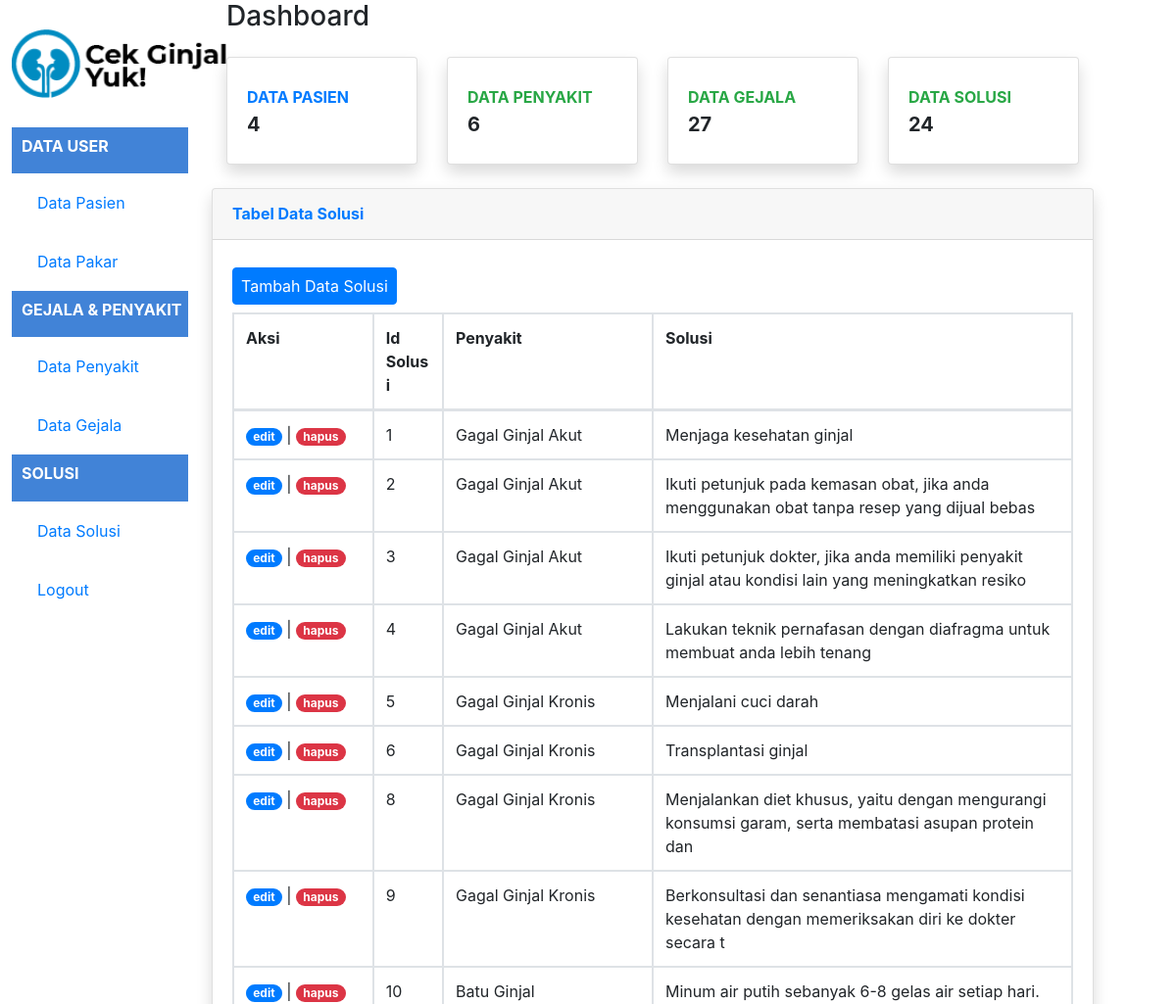
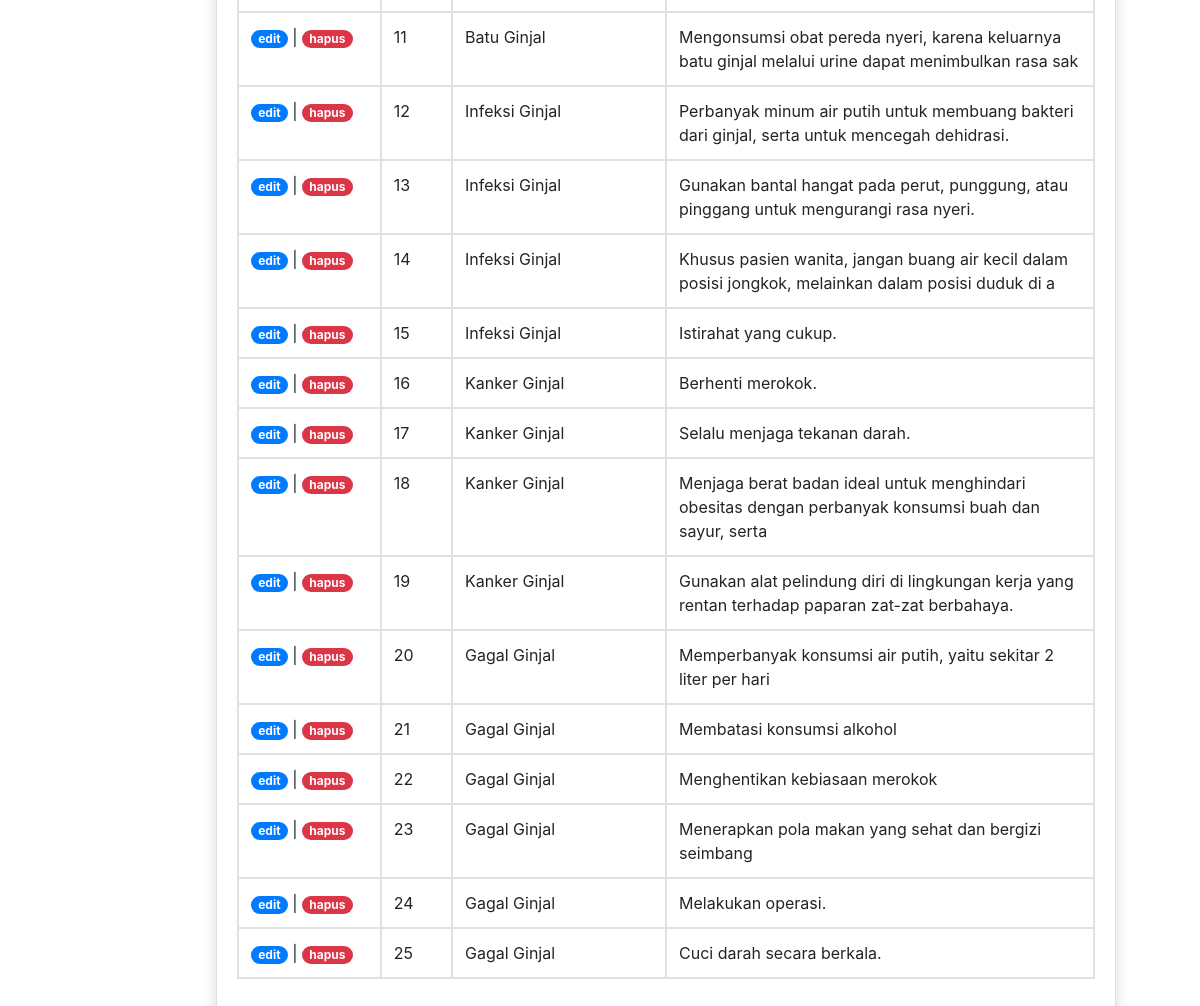
/indexSolusi.php (signed in), run on the app's committed database (2 pictures, top to bottom).
### tables this page shows
CREATE TABLE `solusi` (
  `id_solusi` int(11) NOT NULL,
  `id_penyakit` int(11) NOT NULL,
  `solusi` varchar(100) NOT NULL
);

CREATE TABLE `penyakit` (
  `id_penyakit` int(11) NOT NULL,
  `penyakit` varchar(100) NOT NULL
);

### indexSolusi.php (the view, shortened to what this page needs)
<?php
include "function.php";
$querySolusi = mysqli_query($koneksi, "SELECT id_solusi, penyakit, solusi FROM solusi INNER JOIN penyakit ON solusi.id_penyakit = penyakit.id_penyakit");
$jumlahPasien = mysqli_query($koneksi, "SELECT COUNT('id_user') as jml_pasien FROM user WHERE role='1'");
$pasien = mysqli_fetch_assoc($jumlahPasien);
$jumlahPenyakit = mysqli_query($koneksi, "SELECT COUNT('id_penyakit') as jml_penyakit FROM penyakit");
$penyakit = mysqli_fetch_assoc($jumlahPenyakit);
$jumlahGejala = mysqli_query($koneksi, "SELECT COUNT('id_gejala') as jml_gejala FROM gejala");
$gejala = mysqli_fetch_assoc($jumlahGejala);
$jumlahSolusi = mysqli_query($koneksi, "SELECT COUNT('solusi') as jml_solusi FROM solusi");
$solusi = mysqli_fetch_assoc($jumlahSolusi);
?>
<!DOCTYPE html>
<html lang="en">
<head>
    <link rel="stylesheet" href="styles.css">
    <link
        rel="stylesheet"
        href="https://stackpath.bootstrapcdn.com/bootstrap/4.4.1/css/bootstrap.min.css"
/>
</head>
<body >
    <div class="kiri">
        <section class="logo">
            <img src="gambar/logo.png" alt="logo" height="70px" />
        </section>
        <div class="sidebar-heading">
            <h5 class="font-weight-bold text-white text-uppercase teks">Data User</h5>
        </div>
        <section class="isi">
            <a class="nav-link" href="indexAdmin.php">
            <span>Data Pasien</span></a>
        </section>
        <section class="isi">
            <a class="nav-link" href="indexPakar.php">
            <span>Data Pakar</span></a>
        </section>
        <div class="sidebar-heading">
            <h5 class="font-weight-bold text-white text-uppercase teks">Gejala & Penyakit</h5>
        </div>
        <section class="isi">
            <a class="nav-link" href="indexPenyakit.php">
            <span>Data Penyakit</span>
            </a>
        </section>
        <section class="isi">
            <a class="nav-link" href="indexGejala.php">
            <span>Data Gejala</span>
            </a>
        </section>
        <div class="sidebar-heading">
            <h5 class="font-weight-bold text-white text-uppercase teks">Solusi</h5>
        </div>
        <section class="isi">
            <a class="nav-link" href="indexSolusi.php">
            <span>Data Solusi</span>
            </a>
        </section>
        <section class="isi">
            <a class="nav-link" href="logout.php">
            <span>Logout</span>
            </a>
        </section>
    </div>
    <div class="kanan">
    <div class="container-fluid">
        <div class="d-sm-flex align-items-center justify-content-between mb-4">
            <h1 class="h3 mb-0 text-gray-800">Dashboard</h1>
        </div>
    <div class="row">
    <div class="col-xl-3 col-md-6 mb-4">
        <div class="card border-left-primary shadow h-100 py-2">
            <div class="card-body">
                <div class="row no-gutters align-items-center">
                    <div class="col mr-2">
                        <div class="text-xs font-weight-bold text-primary text-uppercase mb-1">Data Pasien</div>
                        <div class="h5 mb-0 font-weight-bold text-gray-800"><?= $pasien['jml_pasien']; ?></div>
                    </div>
                </div>
            </div>
        </div>
    </div>
    <div class="col-xl-3 col-md-6 mb-4">
        <div class="card border-left-success shadow h-100 py-2">
            <div class="card-body">
                <div class="row no-gutters align-items-center">
                    <div class="col mr-2">
                        <div class="text-xs font-weight-bold text-success text-uppercase mb-1">Data Penyakit</div>
                        <div class="h5 mb-0 font-weight-bold text-gray-800"><?= $penyakit['jml_penyakit']; ?></div>
                    </div>
                </div>
            </div>
        </div>
    </div>
    <div class="col-xl-3 col-md-6 mb-4">
        <div class="card border-left-info shadow h-100 py-2">
            <div class="card-body">
                <div class="row no-gutters align-items-center">
                    <div class="col mr-2">
                        <div class="text-xs font-weight-bold text-success text-uppercase mb-1">Data Gejala</div>
                        <div class="h5 mb-0 font-weight-bold text-gray-800"><?= $gejala['jml_gejala']; ?></div>
                    </div>
                </div>
            </div>
        </div>
    </div>
    <div class="col-xl-3 col-md-6 mb-4">
        <div class="card border-left-warning shadow h-100 py-2">
            <div class="card-body">
                <div class="row no-gutters align-items-center">
                    <div class="col mr-2">
                        <div class="text-xs font-weight-bold text-success text-uppercase mb-1">Data Solusi</div>
                        <div class="h5 mb-0 font-weight-bold text-gray-800"><?= $solusi['jml_solusi']; ?></div>
                    </div>
                </div>
            </div>
        </div>
    </div>
    <div class="card shadow mb-12">
        <div class="card-header py-3">
            <h6 class="m-0 font-weight-bold text-primary">Tabel Data Solusi</h6>
        </div>
        <div class="card-body">
            <form method="post" encytpe="multipart/form-data">
                <table class="table table-bordered" id="dataTable" width="100%" cellspacing="0">
                    <thead>
                        <tr class="d-flex">
                            <th class="col-2">Aksi</th>
                            <th class="col-1">Id Solusi</th>
                            <th class="col-3">Penyakit</th>
                            <th class="col-6">Solusi</th>
                        </tr>
                    </thead>
                <tbody>
                    <?php while ($data = mysqli_fetch_assoc($querySolusi)) { ?>
                    <tr class="d-flex">
                        <td class="col-2">
                        <a class="badge badge-pill badge-primary" href="ubahSolusi.php?id_solusi=<?php echo $data["id_solusi"]; ?>">edit</a> |
                        <a href="function.php?act=hapusSolusi&id_solusi=<?= $data['id_solusi']; ?>" onclick="return confirm('Yakin ingin menghapus data?');" class="badge badge-pill badge-danger">hapus</a>
                        </td>
                        <td class="col-1"><?= $data['id_solusi']; ?></td>
                        <td class="col-3"><?= $data['penyakit']; ?></td>
                        <td class="col-6"><?= $data['solusi']; ?></td>
                    </tr>
                    <?php } ?>
                </tbody>
                <a href="tambahSolusi.php" class="btn btn-primary my-2 px-2">Tambah Data Solusi</a>
                </table>
            </form>
        </div>
    </div>
    </div>
</div>
</div>
</body>
</html>

### styles.css (style rules this page uses)
body { margin: 0; font-family: 'Franklin Gothic Medium'; }
.kiri { margin: 1%; margin-top: auto; width: 15%; height: auto; border-radius: 5px 5px 5px 5px; float: left; }
.kanan { margin: 1%; margin-top: auto; width: 75%; height: auto; float: left; }
.logo { display: flex; margin-top: 30px; margin-bottom: 30px; align-content: center; }
.teks { font-size: medium; }
.isi { text-align: center; padding: 10px; color: #4183D7; }
.sidebar-heading { color: #ffff; background-color: #4183D7; padding-left: 10px; padding-bottom: 10px; padding-top: 10px; }
.nav-link { text-align: left; }

### data on the page
solusi: id_solusi "1", id_penyakit.penyakit "Gagal Ginjal Akut", solusi "Menjaga kesehatan ginjal"
solusi: id_solusi "2", id_penyakit.penyakit "Gagal Ginjal Akut", solusi "Ikuti petunjuk pada kemasan obat, jika anda menggunakan obat tanpa resep yang dijual bebas"
solusi: id_solusi "3", id_penyakit.penyakit "Gagal Ginjal Akut", solusi "Ikuti petunjuk dokter, jika anda memiliki penyakit ginjal atau kondisi lain yang meningkatkan resiko"
solusi: id_solusi "4", id_penyakit.penyakit "Gagal Ginjal Akut", solusi "Lakukan teknik pernafasan dengan diafragma untuk membuat anda lebih tenang"
solusi: id_solusi "5", id_penyakit.penyakit "Gagal Ginjal Kronis", solusi "Menjalani cuci darah"
solusi: id_solusi "6", id_penyakit.penyakit "Gagal Ginjal Kronis", solusi "Transplantasi ginjal"
solusi: id_solusi "8", id_penyakit.penyakit "Gagal Ginjal Kronis", solusi "Menjalankan diet khusus, yaitu dengan mengurangi konsumsi garam, serta membatasi asupan protein dan"
solusi: id_solusi "9", id_penyakit.penyakit "Gagal Ginjal Kronis", solusi "Berkonsultasi dan senantiasa mengamati kondisi kesehatan dengan memeriksakan diri ke dokter secara t"
solusi: id_solusi "10", id_penyakit.penyakit "Batu Ginjal", solusi "Minum air putih sebanyak 6-8 gelas air setiap hari."
solusi: id_solusi "11", id_penyakit.penyakit "Batu Ginjal", solusi "Mengonsumsi obat pereda nyeri, karena keluarnya batu ginjal melalui urine dapat menimbulkan rasa sak"
solusi: id_solusi "12", id_penyakit.penyakit "Infeksi Ginjal", solusi "Perbanyak minum air putih untuk membuang bakteri dari ginjal, serta untuk mencegah dehidrasi."
solusi: id_solusi "13", id_penyakit.penyakit "Infeksi Ginjal", solusi "Gunakan bantal hangat pada perut, punggung, atau pinggang untuk mengurangi rasa nyeri."
solusi: id_solusi "14", id_penyakit.penyakit "Infeksi Ginjal", solusi "Khusus pasien wanita, jangan buang air kecil dalam posisi jongkok, melainkan dalam posisi duduk di a"
solusi: id_solusi "15", id_penyakit.penyakit "Infeksi Ginjal", solusi "Istirahat yang cukup."
solusi: id_solusi "16", id_penyakit.penyakit "Kanker Ginjal", solusi "Berhenti merokok."
solusi: id_solusi "17", id_penyakit.penyakit "Kanker Ginjal", solusi "Selalu menjaga tekanan darah."
solusi: id_solusi "18", id_penyakit.penyakit "Kanker Ginjal", solusi "Menjaga berat badan ideal untuk menghindari obesitas dengan perbanyak konsumsi buah dan sayur, serta"
solusi: id_solusi "19", id_penyakit.penyakit "Kanker Ginjal", solusi "Gunakan alat pelindung diri di lingkungan kerja yang rentan terhadap paparan zat-zat berbahaya."
solusi: id_solusi "20", id_penyakit.penyakit "Gagal Ginjal", solusi "Memperbanyak konsumsi air putih, yaitu sekitar 2 liter per hari"
solusi: id_solusi "21", id_penyakit.penyakit "Gagal Ginjal", solusi "Membatasi konsumsi alkohol"
solusi: id_solusi "22", id_penyakit.penyakit "Gagal Ginjal", solusi "Menghentikan kebiasaan merokok"
solusi: id_solusi "23", id_penyakit.penyakit "Gagal Ginjal", solusi "Menerapkan pola makan yang sehat dan bergizi seimbang"
solusi: id_solusi "24", id_penyakit.penyakit "Gagal Ginjal", solusi "Melakukan operasi."
solusi: id_solusi "25", id_penyakit.penyakit "Gagal Ginjal", solusi "Cuci darah secara berkala."

### other printed values
$pasien['jml_pasien'] "4"
$penyakit['jml_penyakit'] "6"
$gejala['jml_gejala'] "27"
$solusi['jml_solusi'] "24"
